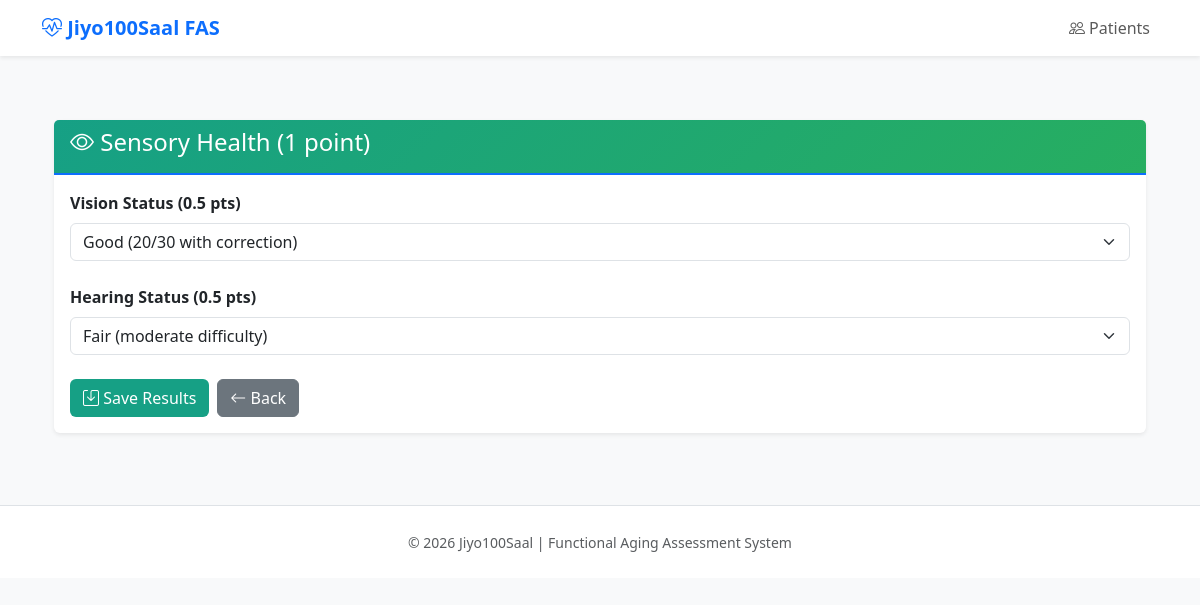
/assessment/1/pillar5/sensory, run on the app's committed database.
### models/pillar5.py (models this page shows, shortened)
class Pillar5Results(Base):
    __tablename__ = 'pillar_5_results'
    id: Mapped[int] = mapped_column(primary_key=True)
    assessment_id: Mapped[int] = mapped_column(
        ForeignKey('assessments.id', ondelete='CASCADE'),
        nullable=False,
        unique=True,
        index=True,
    )
    lipids_input_mode: Mapped[Optional[str]] = mapped_column(String(20), nullable=True)  # 'exact' or 'category'
    ldl_cholesterol: Mapped[Optional[Decimal]] = mapped_column(Numeric(5, 1), nullable=True)  # mg/dL
    hdl_cholesterol: Mapped[Optional[Decimal]] = mapped_column(Numeric(5, 1), nullable=True)  # mg/dL
    triglycerides: Mapped[Optional[Decimal]] = mapped_column(Numeric(5, 1), nullable=True)  # mg/dL
    total_cholesterol: Mapped[Optional[Decimal]] = mapped_column(Numeric(5, 1), nullable=True)  # mg/dL (auto-calculated)
    total_hdl_ratio: Mapped[Optional[Decimal]] = mapped_column(Numeric(4, 2), nullable=True)  # Auto-calculated
    lipids_category_input: Mapped[Optional[str]] = mapped_column(String(50), nullable=True)
    ldl_points: Mapped[Optional[Decimal]] = mapped_column(Numeric(3, 2), nullable=True)
    hdl_points: Mapped[Optional[Decimal]] = mapped_column(Numeric(3, 2), nullable=True)
    triglycerides_points: Mapped[Optional[Decimal]] = mapped_column(Numeric(3, 2), nullable=True)
    ratio_points: Mapped[Optional[Decimal]] = mapped_column(Numeric(3, 2), nullable=True)
    lipids_total_points: Mapped[Optional[Decimal]] = mapped_column(Numeric(3, 1), nullable=True)
    lipids_category: Mapped[Optional[str]] = mapped_column(String(50), nullable=True)
    apob: Mapped[Optional[Decimal]] = mapped_column(Numeric(5, 1), nullable=True)  # mg/dL
    lp_a: Mapped[Optional[Decimal]] = mapped_column(Numeric(5, 1), nullable=True)  # mg/dL
    apob_points: Mapped[Optional[Decimal]] = mapped_column(Numeric(3, 2), nullable=True)
    lp_a_points: Mapped[Optional[Decimal]] = mapped_column(Numeric(3, 2), nullable=True)
    advanced_lipids_points: Mapped[Optional[Decimal]] = mapped_column(Numeric(3, 1), nullable=True)
    cac_score: Mapped[Optional[Decimal]] = mapped_column(Numeric(6, 1), nullable=True)  # Agatston score
    cac_category: Mapped[Optional[str]] = mapped_column(String(50), nullable=True)
    cac_points: Mapped[Optional[Decimal]] = mapped_column(Numeric(3, 2), nullable=True)
    tmt_performed: Mapped[Optional[bool]] = mapped_column(Boolean, default=False)
    tmt_result: Mapped[Optional[str]] = mapped_column(String(50), nullable=True)  # negative/positive/abnormal/notPerformed
    tmt_points: Mapped[Optional[Decimal]] = mapped_column(Numeric(3, 2), nullable=True)
    echo_ct_performed: Mapped[Optional[bool]] = mapped_column(Boolean, default=False)
    echo_ct_result: Mapped[Optional[str]] = mapped_column(String(50), nullable=True)  # normal/mild/moderate/severe/notPerformed
    echo_ct_points: Mapped[Optional[Decimal]] = mapped_column(Numeric(3, 2), nullable=True)
    cardiac_imaging_points: Mapped[Optional[Decimal]] = mapped_column(Numeric(3, 1), nullable=True)
    kidney_input_mode: Mapped[Optional[str]] = mapped_column(String(20), nullable=True)  # 'exact' or 'category'
    creatinine: Mapped[Optional[Decimal]] = mapped_column(Numeric(4, 2), nullable=True)  # mg/dL
    egfr: Mapped[Optional[Decimal]] = mapped_column(Numeric(5, 1), nullable=True)  # mL/min/1.73m² (auto-calculated)
    kidney_category_input: Mapped[Optional[str]] = mapped_column(String(50), nullable=True)
    kidney_points: Mapped[Optional[Decimal]] = mapped_column(Numeric(3, 1), nullable=True)
    kidney_category: Mapped[Optional[str]] = mapped_column(String(50), nullable=True)
    screening_colonoscopy: Mapped[Optional[bool]] = mapped_column(Boolean, default=False)
    screening_mammogram: Mapped[Optional[bool]] = mapped_column(Boolean, default=False)
    screening_pap_hpv: Mapped[Optional[bool]] = mapped_column(Boolean, default=False)
    screening_ldct: Mapped[Optional[bool]] = mapped_column(Boolean, default=False)  # Lung CT for smokers
    screening_psa: Mapped[Optional[bool]] = mapped_column(Boolean, default=False)
    screening_skin: Mapped[Optional[bool]] = mapped_column(Boolean, default=False)
    screening_recommended_count: Mapped[Optional[int]] = mapped_column(Integer, nullable=True)
    screening_completed_count: Mapped[Optional[int]] = mapped_column(Integer, nullable=True)
    screening_compliance_pct: Mapped[Optional[Decimal]] = mapped_column(Numeric(5, 2), nullable=True)
    screening_points: Mapped[Optional[Decimal]] = mapped_column(Numeric(3, 1), nullable=True)
    abdomen_imaging: Mapped[Optional[str]] = mapped_column(String(50), nullable=True)  # normal/abnormal/notPerformed
    abdomen_points: Mapped[Optional[Decimal]] = mapped_column(Numeric(3, 2), nullable=True)
    chest_imaging: Mapped[Optional[str]] = mapped_column(String(50), nullable=True)  # normal/abnormal/notPerformed
    chest_points: Mapped[Optional[Decimal]] = mapped_column(Numeric(3, 2), nullable=True)
    organ_imaging_points: Mapped[Optional[Decimal]] = mapped_column(Numeric(3, 1), nullable=True)
    dexa_performed: Mapped[Optional[bool]] = mapped_column(Boolean, default=False)
    dexa_t_score: Mapped[Optional[Decimal]] = mapped_column(Numeric(4, 2), nullable=True)  # T-score
    bone_points: Mapped[Optional[Decimal]] = mapped_column(Numeric(3, 2), nullable=True)
    bone_category: Mapped[Optional[str]] = mapped_column(String(50), nullable=True)
    vision_status: Mapped[Optional[str]] = mapped_column(String(50), nullable=True)  # excellent/good/fair/poor
    vision_points: Mapped[Optional[Decimal]] = mapped_column(Numeric(3, 2), nullable=True)
    hearing_status: Mapped[Optional[str]] = mapped_column(String(50), nullable=True)  # excellent/good/fair/poor
    hearing_points: Mapped[Optional[Decimal]] = mapped_column(Numeric(3, 2), nullable=True)
    sensory_points: Mapped[Optional[Decimal]] = mapped_column(Numeric(3, 2), nullable=True)
    has_chronic_disease: Mapped[Optional[bool]] = mapped_column(Boolean, default=False)
    chronic_disease_list: Mapped[Optional[str]] = mapped_column(String(200), nullable=True)  # Comma-separated
    disease_management: Mapped[Optional[str]] = mapped_column(String(50), nullable=True)  # excellent/good/fair/poor/none
    chronic_disease_points: Mapped[Optional[Decimal]] = mapped_column(Numeric(3, 2), nullable=True)
    pillar5_total: Mapped[Optional[Decimal]] = mapped_column(Numeric(4, 1), nullable=True)
    pillar5_pct: Mapped[Optional[Decimal]] = mapped_column(Numeric(5, 2), nullable=True)
    pillar5_category: Mapped[Optional[str]] = mapped_column(String(50), nullable=True)
    functional_age_modifier: Mapped[Optional[Decimal]] = mapped_column(Numeric(3, 1), nullable=True)
    clinical_alerts: Mapped[Optional[list]] = mapped_column(JSON, nullable=True)
    high_ldl_flag: Mapped[Optional[bool]] = mapped_column(Boolean, default=False)
    low_hdl_flag: Mapped[Optional[bool]] = mapped_column(Boolean, default=False)
    high_triglycerides_flag: Mapped[Optional[bool]] = mapped_column(Boolean, default=False)
    high_cac_flag: Mapped[Optional[bool]] = mapped_column(Boolean, default=False)
    ckd_flag: Mapped[Optional[bool]] = mapped_column(Boolean, default=False)
    screening_overdue_flag: Mapped[Optional[bool]] = mapped_column(Boolean, default=False)
    osteoporosis_flag: Mapped[Optional[bool]] = mapped_column(Boolean, default=False)
    sensory_impairment_flag: Mapped[Optional[bool]] = mapped_column(Boolean, default=False)
    uncontrolled_disease_flag: Mapped[Optional[bool]] = mapped_column(Boolean, default=False)
    created_at: Mapped[datetime] = mapped_column(DateTime, default=datetime.utcnow)
    updated_at: Mapped[datetime] = mapped_column(DateTime, default=datetime.utcnow, onupdate=datetime.utcnow)
    assessment: Mapped["Assessment"] = relationship(
        "Assessment",
        back_populates="pillar5_results",
    )

### routes/pillar5.py (the view, shortened to what this page needs)
@bp.route('/<int:assessment_id>/pillar5/sensory', methods=['GET', 'POST'])
def sensory(assessment_id):
    session = db.session()
    try:
        assessment = session.get(Assessment, assessment_id)
        if not assessment:
            flash('Assessment not found', 'error')
            return redirect(url_for('assessments.list_assessments'))
        pillar5 = assessment.pillar5_results
        return render_template('pillar5/sensory.html',
                             assessment=assessment,
                             patient=assessment.patient,
                             pillar5=pillar5)
    finally:
        session.close()

### models/base.py (called while the page is built)
    def session(self):
        if self.Session is None:
            raise RuntimeError("Database not initialized. Call init_app() first.")
        return self.Session()

### templates/pillar5/sensory.html (shortened to what this page needs)
{% extends "base.html" %}
{% block content %}
<div class="container mt-4">
    <div class="card">
        <div class="card-header" style="background: linear-gradient(135deg, #16a085 0%, #27ae60 100%); color: white;">
            <h4><i class="bi bi-eye"></i> Sensory Health (1 point)</h4>
        </div>
        <div class="card-body">
            <form method="POST">
                <div class="mb-4">
                    <label class="form-label"><strong>Vision Status (0.5 pts)</strong></label>
                    <select class="form-select" name="vision_status" required>
                        <option value="good" {% if pillar5.vision_status == 'good' %}selected{% endif %}>Good (20/30 with correction)</option>
                    </select>
                </div>
                <div class="mb-4">
                    <label class="form-label"><strong>Hearing Status (0.5 pts)</strong></label>
                    <select class="form-select" name="hearing_status" required>
                        <option value="fair" {% if pillar5.hearing_status == 'fair' %}selected{% endif %}>Fair (moderate difficulty)</option>
                    </select>
                </div>
                <div class="d-flex gap-2">
                    <button type="submit" class="btn" style="background-color: #16a085; color: white;">
                        <i class="bi bi-save"></i> Save Results
                    </button>
                    <a href="{{ url_for('pillar5.overview', assessment_id=assessment.id) }}" class="btn btn-secondary">
                        <i class="bi bi-arrow-left"></i> Back
                    </a>
                </div>
            </form>
        </div>
    </div>
</div>
{% endblock %}

### templates/base.html (style rules this page uses)
:root { --primary-color: #0d6efd; --success-color: #198754; --warning-color: #ffc107; --danger-color: #dc3545; }
body { background-color: #f8f9fa; }
.card { box-shadow: 0 0.125rem 0.25rem rgba(0, 0, 0, 0.075); border: none; }
.card-header { background-color: #fff; border-bottom: 2px solid var(--primary-color); font-weight: 600; }

### data on the page
Pillar5Results: vision_status "Good (20/30 with correction)", hearing_status "Fair (moderate difficulty)"
